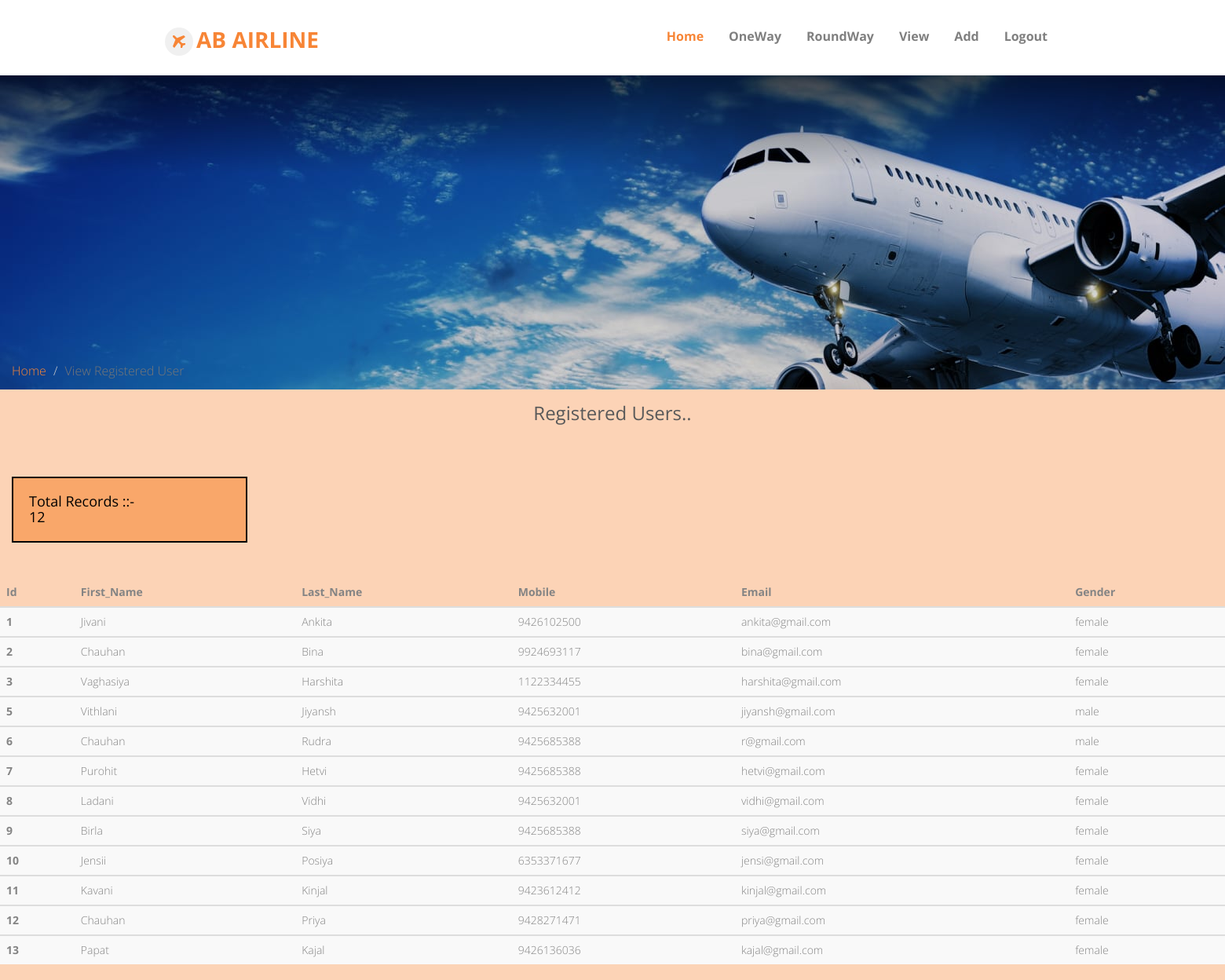
The app's page /admin/view_register.php with its own data.
### tables this page shows
CREATE TABLE `register` (
  `id` int(100) NOT NULL,
  `fname` varchar(100) NOT NULL,
  `lname` varchar(100) NOT NULL,
  `mobile` varchar(100) NOT NULL,
  `email` varchar(100) NOT NULL,
  `gender` varchar(100) NOT NULL,
  `pass` varchar(100) NOT NULL,
  `cpass` varchar(100) NOT NULL
);

### admin/view_register.php (the view, shortened to what this page needs)
<!DOCTYPE html>
<html lang="en">
<head>
<link rel="stylesheet" href="css/animate.css">
<link rel="stylesheet" href="css/icomoon.css">
<link rel="stylesheet" href="css/bootstrap.css">
<link rel="stylesheet" href="css/superfish.css">
<link rel="stylesheet" href="css/magnific-popup.css">
<link rel="stylesheet" href="css/bootstrap-datepicker.min.css">
<link rel="stylesheet" href="css/cs-select.css">
<link rel="stylesheet" href="css/cs-skin-border.css">
<link rel="stylesheet" href="css/style.css">
<link rel="stylesheet" href="css/register_style.css">
</head>
<body>
<body style="background-color : #fcd3b6;">
<div class="main-banner inner" id="home">
  <?php include('header.php'); ?>
<div class="font">
		<img src="../images/airline7.jpg" alt="">
		<div class="text">
			<br>
		</div>
</div>
	<ol class="breadcrumb">
        <li class="breadcrumb-item">
            <a href="home.php">Home</a>
        </li>
        <li class="breadcrumb-item active">View Registered User</li>
    </ol>
<h3 align="center"> Registered Users.. </h3>
 <br>
<?php
include('connection.php'); ?>
          <div style="overflow-x:auto;">
              <table class="table table-striped">
              <thead>
                  <tr>
                      <th scope="col">Id</th>
                      <th scope="col">First_Name</th>
                      <th scope="col">Last_Name</th>
                      <th scope="col" >Mobile</th>
                      <th scope="col">Email</th>
                      <th scope="col">Gender</th>
                  </tr>
              </thead>
          </div>
          <?php
          $qry ="select * from `register`";
          $run=mysqli_query($conn,$qry);
          while($row=mysqli_fetch_array($run))
          {
            $id=$row['id'];
            $fnm = $row['fname'];
            $lnm = $row['lname'];
            $mobile= $row['mobile'];
            $email = $row['email'];
            $gender = $row['gender'];
      ?>
              <tbody>
                  <tr>
                      <th scope="row"><?php echo $id ;?></th>
                      <td><?php echo $fnm ; ?></td>
                      <td><?php echo $lnm ; ?></td>
                      <td><?php echo $mobile ;?></td>
                      <td><?php echo $email ;?></td>
                      <td><?php echo $gender ; ?></td>
                  </tr>
              </tbody>
          <?php }?>
          <div class="count" style="margin:15px; display:inline-block;">
              <h4 style="color:black;  border:2px solid #000000; padding:20px; width:300px; background:#f9a76a;">Total Records ::-<br>
                  <?php
                      $count= mysqli_num_rows($run);
                      echo $count;
                  ?>
              </h4>
          </div>
      </div>
</body>
</html>

### admin/css/style.css (style rules this page uses)
body { font-family: "Open Sans", Arial, sans-serif; line-height: 1.6; color: #848484; font-weight: 300; overflow-x: hidden; }
a { color: #F78536; -webkit-transition: 0.5s, ease; -o-transition: 0.5s, ease; transition: 0.5s, ease; }
p, ul, ol { margin-bottom: 1.5em; font-size: 16px; color: #848484; font-family: "Open Sans", Arial, sans-serif; }
h1, h2, h3, h4, h5, h6 { color: #5a5a5a; font-weight: 400; margin: 0 0 30px 0; }
.font { background-image: url('../images/airline7.jpg'); height: 356px; }
.text { align-items: center; justify-content: center; display: flex; margin-right: 564px;; font-weight: bolder; font-size: 20px; margin-left: -109px; padding: 180px; font-family: 'Abel', sans-serif; color: white; }

### records on screen
register: id "1", fname "Jivani", lname "Ankita", mobile "9426102500", email "ankita@gmail.com", gender "female"
register: id "2", fname "Chauhan", lname "Bina", mobile "9924693117", email "bina@gmail.com", gender "female"
register: id "3", fname "Vaghasiya", lname "Harshita", mobile "1122334455", email "harshita@gmail.com", gender "female"
register: id "5", fname "Vithlani", lname "Jiyansh", mobile "9425632001", email "jiyansh@gmail.com", gender "male"
register: id "6", fname "Chauhan", lname "Rudra", mobile "9425685388", email "r@gmail.com", gender "male"
register: id "7", fname "Purohit", lname "Hetvi", mobile "9425685388", email "hetvi@gmail.com", gender "female"
register: id "8", fname "Ladani", lname "Vidhi", mobile "9425632001", email "vidhi@gmail.com", gender "female"
register: id "9", fname "Birla", lname "Siya", mobile "9425685388", email "siya@gmail.com", gender "female"
register: id "10", fname "Jensii", lname "Posiya", mobile "6353371677", email "jensi@gmail.com", gender "female"
register: id "11", fname "Kavani", lname "Kinjal", mobile "9423612412", email "kinjal@gmail.com", gender "female"
register: id "12", fname "Chauhan", lname "Priya", mobile "9428271471", email "priya@gmail.com", gender "female"
register: id "13", fname "Papat", lname "Kajal", mobile "9426136036", email "kajal@gmail.com", gender "female"

### other values on screen
$count "12"
